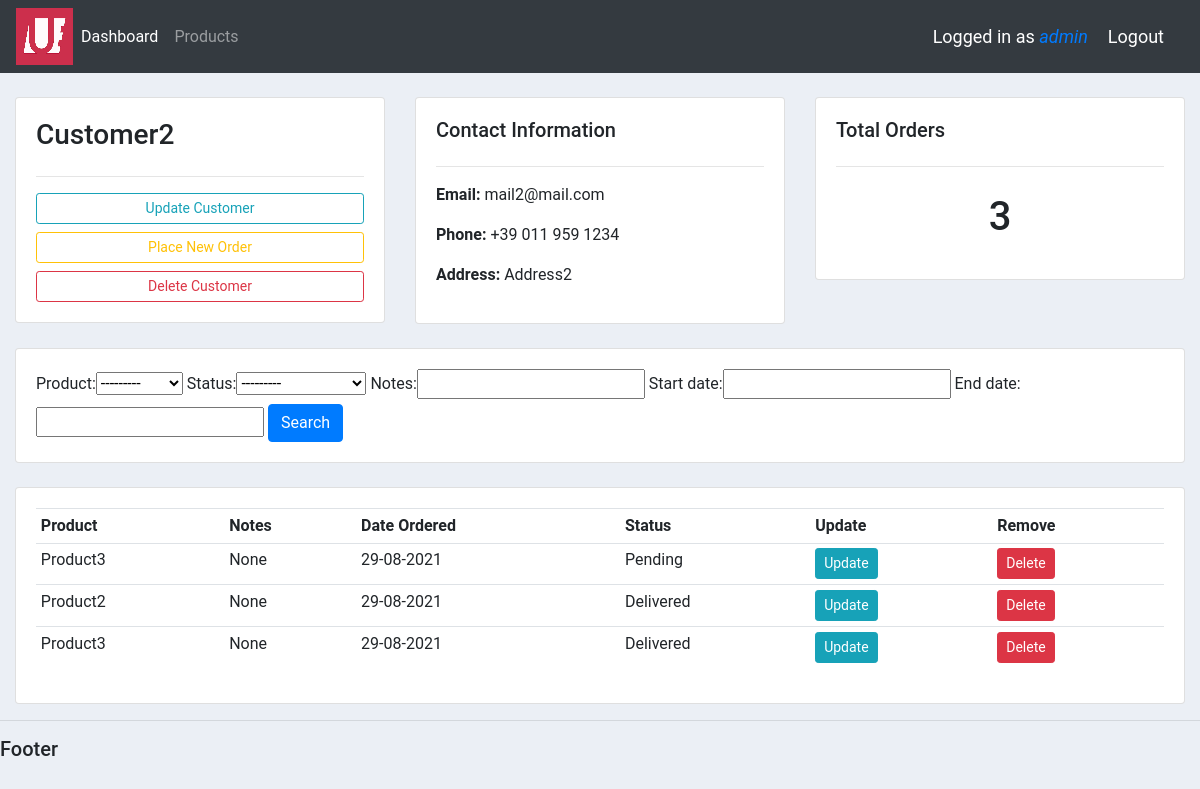
/customer/2 (signed in), run on an earlier commit of the app's database.
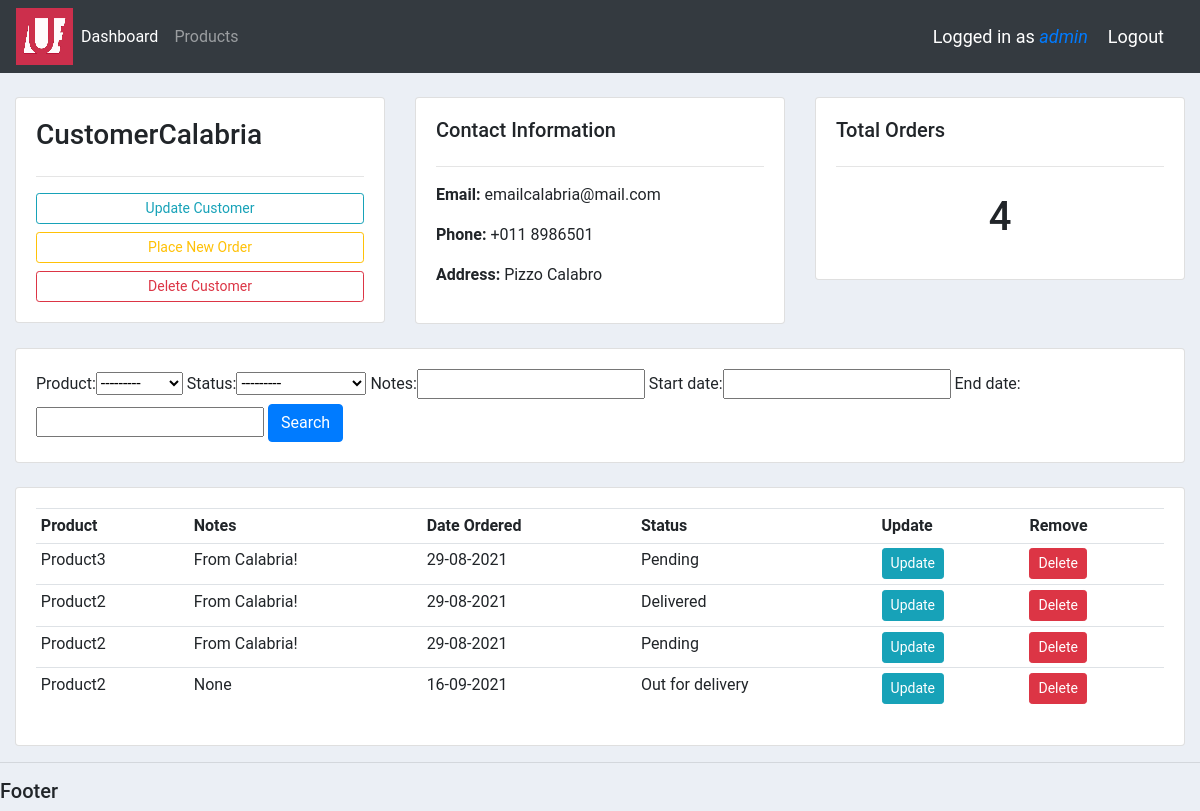
And on a later commit of the database.
### accounts/models.py (models this page shows, shortened)
class Customer(models.Model):
    user = models.OneToOneField(User, null=True, blank=True, on_delete=models.SET_NULL)  # One-to-one with user, set user null if deleted
    name = models.CharField(max_length=200, null=True)     # String
    phone = models.CharField(max_length=200, null=True, blank=True)     # String
    region = models.ForeignKey(Group, null=True, on_delete=models.SET_NULL)
    address = models.CharField(max_length=200, null=True, blank=True)   # String
    email = models.CharField(max_length=200, null=True)     # String
    profile_pic = models.ImageField(default="blank_profile.png", null=True, blank=True)      # Image
    date_created = models.DateTimeField(auto_now_add=True)  # Timestamp

class Order(models.Model):
    STATUS = (
        ('Pending','Pending'),
        ('Out for delivery','Out for delivery'),
        ('Delivered','Delivered')
    )
    customer = models.ForeignKey(Customer, null=True, on_delete = models.SET_NULL)
    product = models.ForeignKey(Product, null=True, on_delete=models.SET_NULL)
    date_created = models.DateTimeField(auto_now_add=True)  # Timestamp
    status = models.CharField(max_length=200, null=True, choices=STATUS)     # String with dropdown choices
    notes = models.CharField(max_length=200, null=True, blank=True)

class Product(models.Model):
    CATEGORY = (
        ('Hardware','Hardware'),
        ('Software','Software'),
    )
    name = models.CharField(max_length=200, null=True)     # String
    price = models.FloatField(null=True)                    # Float
    category = models.CharField(max_length=200, null=True, choices=CATEGORY)     # String
    description = models.CharField(max_length=200, null=True, blank=True)     # String, can be blank
    date_created = models.DateTimeField(auto_now_add=True)  # Timestamp
    tag = models.ManyToManyField(Tag)
    def __str__(self):
        return self.name

### accounts/views.py (the view)
# urls.py: path('customer/<str:pk_test>', views.customer, name="customer"),
@login_required(login_url='login')
def customer(request, pk_test):
    customer = Customer.objects.get(id=pk_test)
    orders = customer.order_set.all()
    customer_total_orders = customer.order_set.count()
    myFilter = OrderFilter(request.GET, queryset=orders)
    orders = myFilter.qs
    context = {
        'customer':customer,
        'orders':orders,
        'customer_total_orders':customer_total_orders,
        'myFilter':myFilter
    }
    return render(request, 'accounts/customer.html', context)

### accounts/templatetags/has_group.py (called while the page is built)
@register.filter(name='has_group')
def has_group(user, group_name):
    return user.groups.filter(name=group_name).exists()

### accounts/templates/accounts/customer.html
{%  extends 'accounts/main.html' %}
{% block content %}
<br>
<div class="row">
	<div class="col-md">
		<div class="card card-body">
			<h3>{{ customer.name }}</h3>
			<hr>
			<a class="btn btn-outline-info btn-sm btn-block" href="">Update Customer</a>
			<a class="btn btn-outline-warning btn-sm btn-block" href="{% url 'create_order' customer.id %}">Place New Order</a>
			<a class="btn btn-outline-danger  btn-sm btn-block" href="">Delete Customer</a>
		</div>
	</div>
	<div class="col-md">
		<div class="card card-body">
			<h5>Contact Information</h5>
			<hr>
			<p><b>Email:</b> {{ customer.email }}</p>
			<p><b>Phone:</b> {{ customer.phone }}</p>
			<p><b>Address:</b> {{ customer.address }}</p>
		</div>
	</div>
	<div class="col-md">
		<div class="card card-body">
			<h5>Total Orders</h5>
			<hr>
			<h1 style="text-align: center;padding: 10px">{{ customer_total_orders }}</h1>
		</div>
	</div>
</div>
<br>
<div class="row">
	<div class="col">
		<div class="card card-body">
			<form method="get">
				{{ myFilter.form }}
		    	<button class="btn btn-primary" type="submit">Search</button>
		  </form>
		</div>
	</div>
</div>
<br>
<div class="row">
	<div class="col-md">
		<div class="card card-body">
			<table class="table table-sm">
				<tr>
					<th>Product</th>
					<th>Notes</th>
					<th>Date Ordered</th>
					<th>Status</th>
					<th>Update</th>
					<th>Remove</th>
				</tr>
				{% for order in orders %}
				<tr>
					<td>{{ order.product.name }}</td>
					<td>{{ order.notes }}</td>
					<td>{{ order.date_created|date:"d-m-Y" }}</td>
					<td>{{ order.status }}</td>
					<td><a class="btn btn-sm btn-info" href="{% url 'update_order' order.id %}">Update</a></td>
					<td><a class="btn btn-sm btn-danger" href="{% url 'delete_order' order.id %}">Delete</a></td>
				</tr>
				{% endfor %}
			</table>
		</div>
	</div>
</div>
{% endblock %}

What changed in the data, as far as the page shows it:
no longer on this page (row edited): Order: product.name "Product3", notes "None", date_created "29-08-2021", status "Delivered"
changed Customer: name "Customer2" → "CustomerCalabria"; email "mail2@mail.com" → "emailcalabria@mail.com"; phone "+39 011 959 1234" → "+011 8986501"; address "Address2" → "Pizzo Calabro"
changed Order "Product3": notes "None" → "From Calabria!"
changed Order "Delivered": notes "None" → "From Calabria!"
now on this page (row edited): Order: product.name "Product2", notes "From Calabria!", date_created "29-08-2021", status "Pending"
added Order: product.name "Product2", notes "None", date_created "16-09-2021", status "Out for delivery"
Also different on the page:
{{ customer_total_orders }}: "3" → "4"
